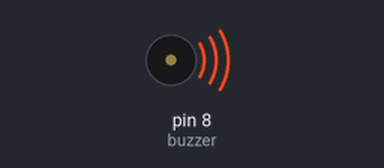
Recording of a sketch running on a simulated Arduino Uno, built with avr-gcc and run on an emulated ATmega328P. On the bench: buzzer (waves = sounding).

Above: at 0.5 s.
Timing chart, 0 to 4.6 s (numbered marks = the images above):
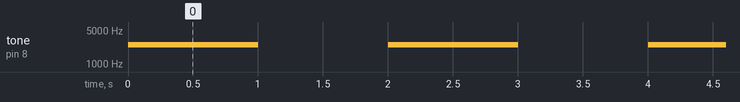

The sketch:

buzzer.ino
```cpp
const int buzzer = 8; //buzzer to arduino pin 9


void setup(){

  pinMode(buzzer, OUTPUT); // Set buzzer - pin 9 as an output

}

void loop(){

  tone(buzzer, 2500); // Send 1KHz sound signal...
  delay(1000);        // ...for 1 sec
  noTone(buzzer);     // Stop sound...
  delay(1000);        // ...for 1sec

}
```

Measured:
- by itself, tone on pin 8 (buzzer): alternates 2500 Hz for 1.0 s and silent for 1.0 s
